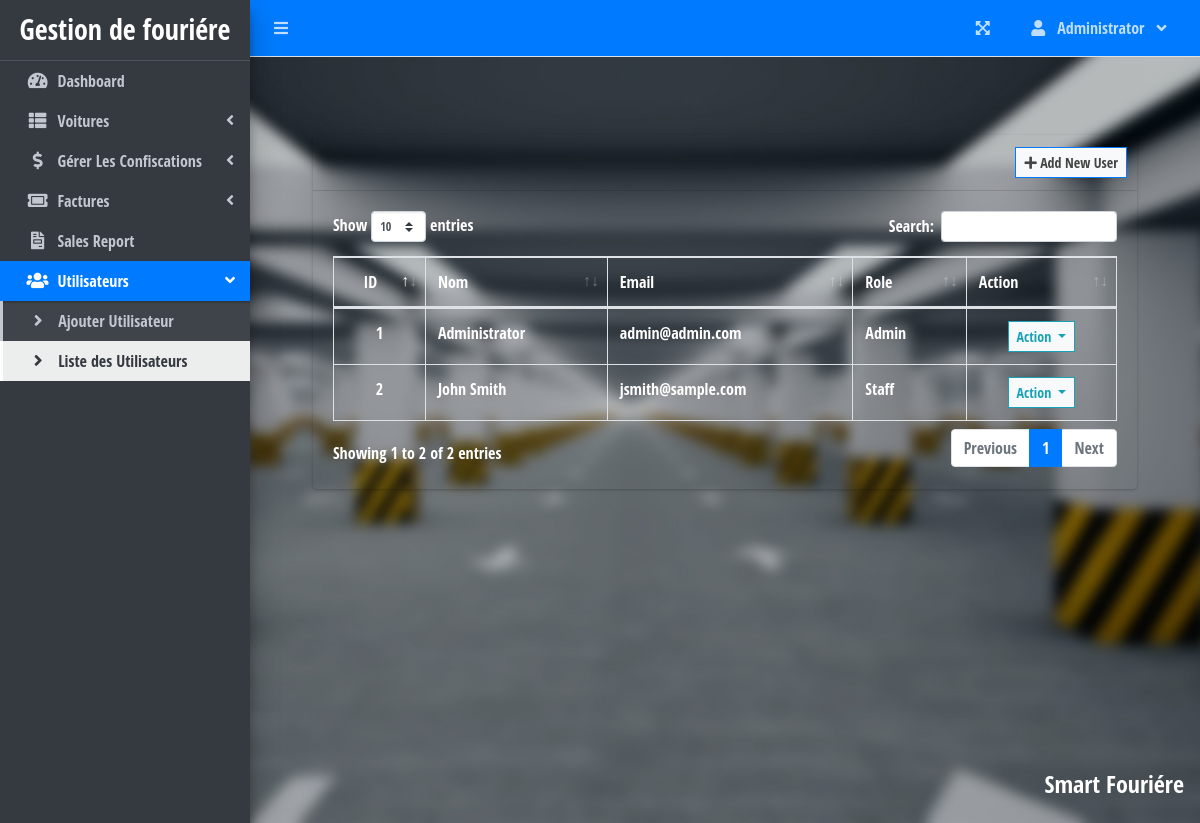
The page /index.php?page=user_list (signed in) on the database its author committed.
### tables this page shows
CREATE TABLE `users` (
  `id` int(30) NOT NULL,
  `firstname` varchar(200) NOT NULL,
  `lastname` varchar(200) NOT NULL,
  `email` varchar(200) NOT NULL,
  `password` text NOT NULL,
  `type` tinyint(1) NOT NULL DEFAULT 2 COMMENT '1 = admin, 2 = staff',
  `date_created` datetime NOT NULL DEFAULT current_timestamp()
);

### user_list.php (the view, shortened to what this page needs)
<?php include'db_connect.php' ?>
<div class="col-lg-12">
	<div class="card custom-card">
		<div class="card-header">
			<div class="card-tools">
				<a class="btn btn-block btn-sm btn-default btn-flat border-primary" href="./index.php?page=new_user"><i class="fa fa-plus"></i> Add New User</a>
			</div>
		</div>
		<div class="card-body">
			<table class="table tabe-hover table-bordered" id="list">
				<thead>
					<tr>
						<th class="text-center">ID</th>
						<th>Nom</th>
						<th>Email</th>
						<th>Role</th>
						<th>Action</th>
					</tr>
				</thead>
				<tbody>
					<?php
					$i = 1;
					$type = array('',"Admin","Staff");
					$qry = $conn->query("SELECT *,concat(firstname,' ',lastname) as name FROM users order by concat(firstname,' ',lastname) asc");
					while($row= $qry->fetch_assoc()):
					?>
					<tr>
						<th class="text-center"><?php echo $i++ ?></th>
						<td><b><?php echo ucwords($row['name']) ?></b></td>
						<td><b><?php echo $row['email'] ?></b></td>
						<td><b><?php echo $type[$row['type']] ?></b></td>
						<td class="text-center">
							<button type="button" class="btn btn-default btn-sm btn-flat border-info wave-effect text-info dropdown-toggle" data-toggle="dropdown" aria-expanded="true">
		                      Action
		                    </button>
						</td>
					</tr>
				<?php endwhile; ?>
				</tbody>
			</table>
		</div>
	</div>
</div>

### assets/styles/common.css (style rules this page uses)
body { background: #999; padding: 40px; font-family: "Open Sans Condensed", sans-serif; background: url('../images/Smp.jpg') no-repeat center center fixed; background-size: cover; }
.custom-card { background-color: transparent !important; color: #fff !important; }

### rows shown on the page
users: name "Administrator", email "admin@admin.com", type "Admin"
users: name "John Smith", email "jsmith@sample.com", type "Staff"

### other values the page prints
$_SESSION['login_firstname'] "Administrator"
